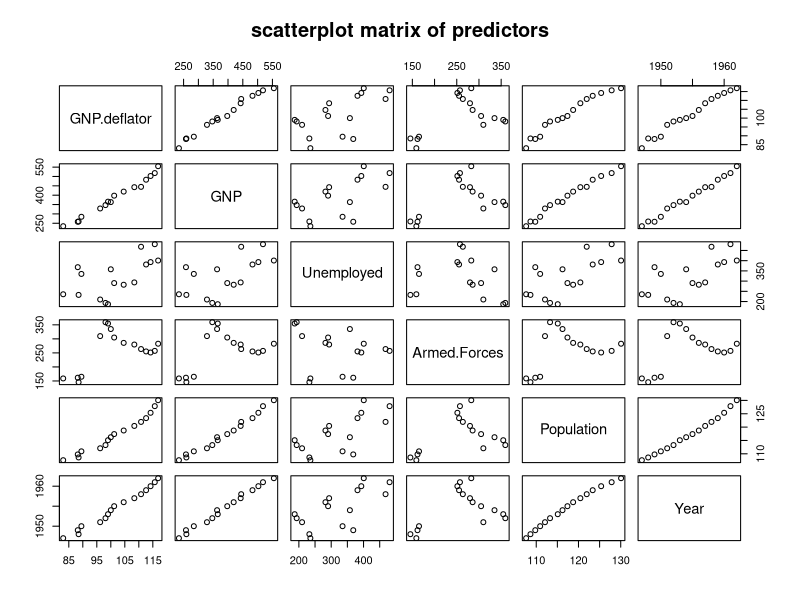

The R script that drew this image:
# labassignment10
# multicollinearity in multiple linear regression

# introduction
# multicollinearity occurs when independent variables in a regression model are highly correlated
# it does not reduce the predictive power or goodness of fit of the model as a whole
# however it can make the estimates of individual regression coefficients erratic and unreliable
# detecting multicollinearity is crucial for interpreting the role of each predictor accurately

# datadescription
# using longley dataset built in in r
# dataset contains macroeconomic variables observed yearly
# response variable is employed
# predictors are gnp deflator gnp unemployed armed forces population and year

data(longley)

# question1
# displaying structure and variables
print("structure of dataset")
print(str(longley))
print("variables list")
print(names(longley))

print("inference the response variable is employed and there are six potential explanatory variables")

# interpretation
# the structure function reveals that all variables are numeric
# this makes it readily applicable for multiple linear regression without dummy coding

# question2
# fitting multiple linear regression model
model <- lm(Employed ~ ., data = longley)

print("regression model coefficients")
print(coef(model))

print("inference estimated regression equation is employed = -3482258.6 + 15.06*gnp.deflator - 0.0358*gnp - 2.02*unemployed - 1.03*armed.forces - 0.51*population + 1829.15*year")

# interpretation
# the coefficients indicate the expected change in employment for one unit change in a predictor
# holding all other predictors constant
# some coefficient like gnp and population are negative which might be counter intuitive due to multicollinearity

# question3
# computing correlation matrix for explanatory variables
cor_matrix <- cor(longley[, -which(names(longley) == "Employed")])
print("correlation matrix")
print(cor_matrix)

print("inference variables like gnp.deflator gnp population and year show extremely high correlation near 0.99 with each other")

# interpretation
# the correlation matrix shows several off diagonal values very close to one
# this indicates strong linear relationships between pairs of predictors
# for example the correlation between gnp and year is approx 0.995
# this suggests a possibility of severe multicollinearity in the model

# question4
# drawing scatterplot matrix
pairs(longley[, -which(names(longley) == "Employed")], main = "scatterplot matrix of predictors")

print("inference scatterplots confirm strong positive linear relationships among year gnp population and gnp.deflator")

# interpretation
# the scatterplot matrix visually corroborates the findings of the correlation matrix
# tight linear clusters between specified variables indicate high collinearity
# unemployed and armed forces seem to have weaker linear relationships compared to the others

# question5
# computing variance inflation factor
if (!require(car)) install.packages("car")
library(car)
vif_values <- vif(model)
print("vif values")
print(vif_values)

print("inference gnp year gnp.deflator and population exhibit severe multicollinearity with vif greater than 10")

# interpretation
# vif quantifies how much the variance of an estimated regression coefficient is increased
# a vif value threshold of 10 is commonly used to indicate severe multicollinearity
# here gnp 1788 and year 758 show extreme vifs confirming severe inflation
# unemployed and armed forces have moderate vifs less than 40

# question6
# examining standard errors
print("standard errors of original model")
print(summary(model)$coefficients[, "Std. Error"])

print("inference standard errors are relatively large compared to coefficients especially for variables with high vif")

# interpretation
# multicollinearity inflates the variances and standard errors of the coefficient estimates
# large variances make it difficult to detect statistical significance for the affected variables
# this is highly correlated predictors provide redundant information making it hard to isolate their individual effects

# question7
# refitting model after removing gnp due to high vif and correlation
model_reduced <- lm(Employed ~ . - GNP, data = longley)

print("reduced model coefficients and standard errors")
print(summary(model_reduced)$coefficients)

print("inference removing gnp generally decreased standard errors for remaining collinear variables like year and population")

# interpretation
# by dropping a heavily collinear predictor practical multicollinearity is reduced
# the standard errors of the coefficients in the partially collinear set improved
# this makes the remaining estimates slightly more precise and reliable
# the overall model is now more parsimonious while addressing the collinearity issue

# conclusion
# multicollinearity poses a significant challenge in multiple linear regression by inflating standard errors
# using tools like variance inflation factor and correlation matrices helps in effectively diagnosing this issue
# addressing it through variable removal or other techniques leads to more reliable and interpretable models
